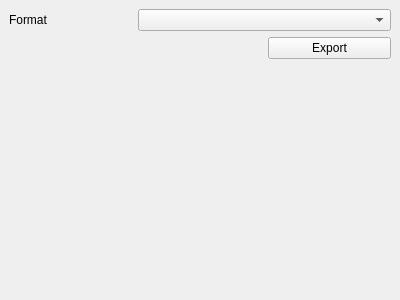
<?xml version="1.0" encoding="UTF-8"?>
<ui version="4.0">
 <class>ExportDockWidget</class>
 <widget class="QDockWidget" name="ExportDockWidget">
  <property name="geometry">
   <rect>
    <x>0</x>
    <y>0</y>
    <width>400</width>
    <height>300</height>
   </rect>
  </property>
  <property name="minimumSize">
   <size>
    <width>272</width>
    <height>230</height>
   </size>
  </property>
  <property name="windowTitle">
   <string>自定义导出对话框</string>
  </property>
  <widget class="QWidget" name="dockWidgetContents">
   <layout class="QGridLayout" name="gridLayout">
    <item row="1" column="2">
     <widget class="QPushButton" name="pushButton_export">
      <property name="text">
       <string>Export</string>
      </property>
     </widget>
    </item>
    <item row="0" column="1" colspan="2">
     <widget class="QComboBox" name="comboBox_format"/>
    </item>
    <item row="2" column="1">
     <spacer name="verticalSpacer">
      <property name="orientation">
       <enum>Qt::Vertical</enum>
      </property>
      <property name="sizeHint" stdset="0">
       <size>
        <width>20</width>
        <height>40</height>
       </size>
      </property>
     </spacer>
    </item>
    <item row="0" column="0">
     <widget class="QLabel" name="label">
      <property name="text">
       <string>Format</string>
      </property>
     </widget>
    </item>
   </layout>
  </widget>
 </widget>
 <resources/>
 <connections/>
</ui>
